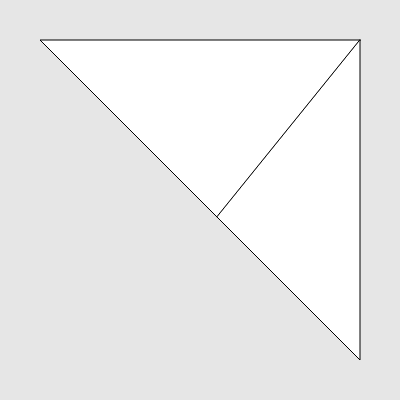
Frame 1 (no input)
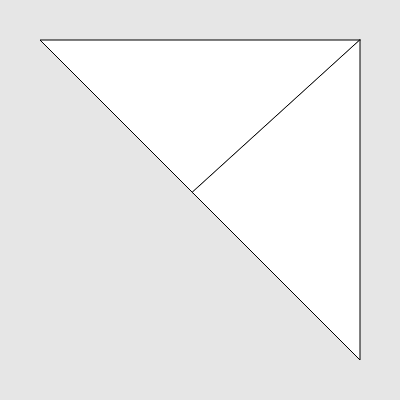
Frame 60 (no input)
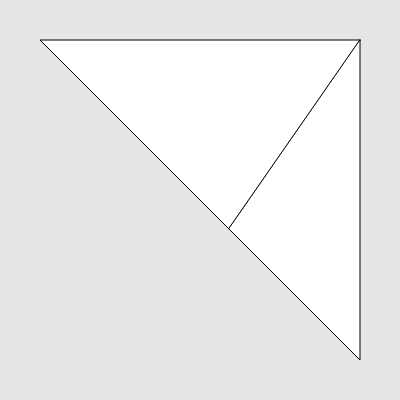
Frame 120 (the mouse pressed at the canvas centre since frame 60)

The p5.js sketch that drew these frames (run headless with seeded random() and noise() and a simulated clock; from frame 60 on, the mouse is pressed at the canvas centre):

// p5.js sketch
// ── sketch.js
/* 
Copyright 2023 Stevan Dedovic

Permission is hereby granted, free of charge, to any person obtaining a copy of this software and associated documentation files (the “Software”), to deal in the Software without restriction, including without limitation the rights to use, copy, modify, merge, publish, distribute, sublicense, and/or sell copies of the Software, and to permit persons to whom the Software is furnished to do so, subject to the following conditions:

The above copyright notice and this permission notice shall be included in all copies or substantial portions of the Software.

THE SOFTWARE IS PROVIDED “AS IS”, WITHOUT WARRANTY OF ANY KIND, EXPRESS OR IMPLIED, INCLUDING BUT NOT LIMITED TO THE WARRANTIES OF MERCHANTABILITY, FITNESS FOR A PARTICULAR PURPOSE AND NONINFRINGEMENT. IN NO EVENT SHALL THE AUTHORS OR COPYRIGHT HOLDERS BE LIABLE FOR ANY CLAIM, DAMAGES OR OTHER LIABILITY, WHETHER IN AN ACTION OF CONTRACT, TORT OR OTHERWISE, ARISING FROM, OUT OF OR IN CONNECTION WITH THE SOFTWARE OR THE USE OR OTHER DEALINGS IN THE SOFTWARE.
*/

// coordinate => number         => 1, 2, 3, -5, 1.2, -9.3
// point      => 2-list coords  => [0, 0], [-3, 2.3]
// triangle   => 3-list point   => [[0, 0], [2, -2], [1.5, 6]]

function setup() {
  colorMode(HSB, 360, 100, 100, 1.0);
  createCanvas(400, 400);
}

// Converts the normalised canvas coordinate [0, 1] to pixel coord [0, width]
function w(val) {
  return val * width;
}

// Converts the normalised canvas coordinate [0, 1] to pixel coord [0, width]
function h(val) {
  return val * height;
}

// Return whether or not two floats are equal (enough)
function equalf(a, b) {
  return Math.abs(a - b) < Number.EPSILON;
}

// takes in a triangle, returns two new triangles by subdividing the original
function subdivide(tri) {
  const [[ax, ay], [bx, by], [cx, cy]] = tri;
  // step 1 - find the lengths of the sides
  const lenAB = dist(ax, ay, bx, by);
  const lenBC = dist(bx, by, cx, cy);
  const lenCA = dist(cx, cy, ax, ay);
  
  // step 2 - find the longest side
  const lenLongest = Math.max(lenAB, lenBC, lenCA);
  
  // Helper Function
  // Subdivide the triangle ABC along side AB
  // Returns two new triangles.
  const subdivideAB = (a, b, c) => {
    const [ax, ay] = a;
    const [bx, by] = b;
    
    const r = randomGaussian(0.5, 0.08);
    const mx = lerp(ax, bx, r);
    const my = lerp(ay, by, r);
    const p = [mx, my];
    
    return [
      [p, a, c],
      [p, b, c]
    ];
  }
  
  // step 3 - split tri into two along longest side
  const [a, b, c] = tri;
  if (equalf(lenAB, lenLongest)) {
    return subdivideAB(a, b, c);
  }
  if (equalf(lenBC, lenLongest)) {
    return subdivideAB(b, c, a);
  }
  if (equalf(lenCA, lenLongest)) {
    return subdivideAB(c, a, b);
  }
}

const defaultTri = [[0.1, 0.1], [0.9, 0.9], [0.9, 0.1]];
function draw() {
  background(0, 0, 90);
  
  for(tri of subdivide(defaultTri)) {
    const [[x1, y1], [x2, y2], [x3, y3]] = tri;
    triangle(w(x1), h(y1), w(x2), h(y2), w(x3), h(y3));
  }
}
